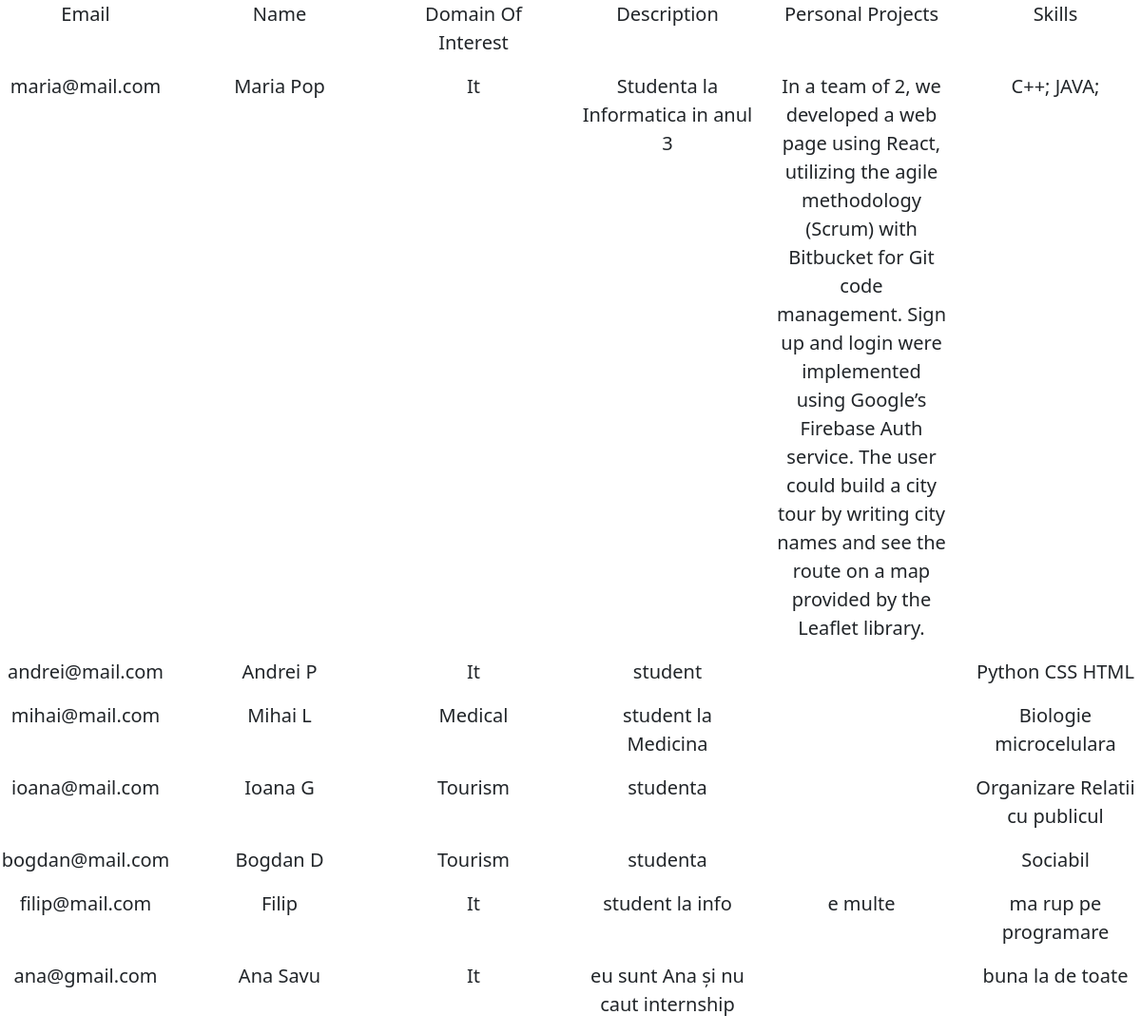
/students/, run on an earlier commit of the app's database.
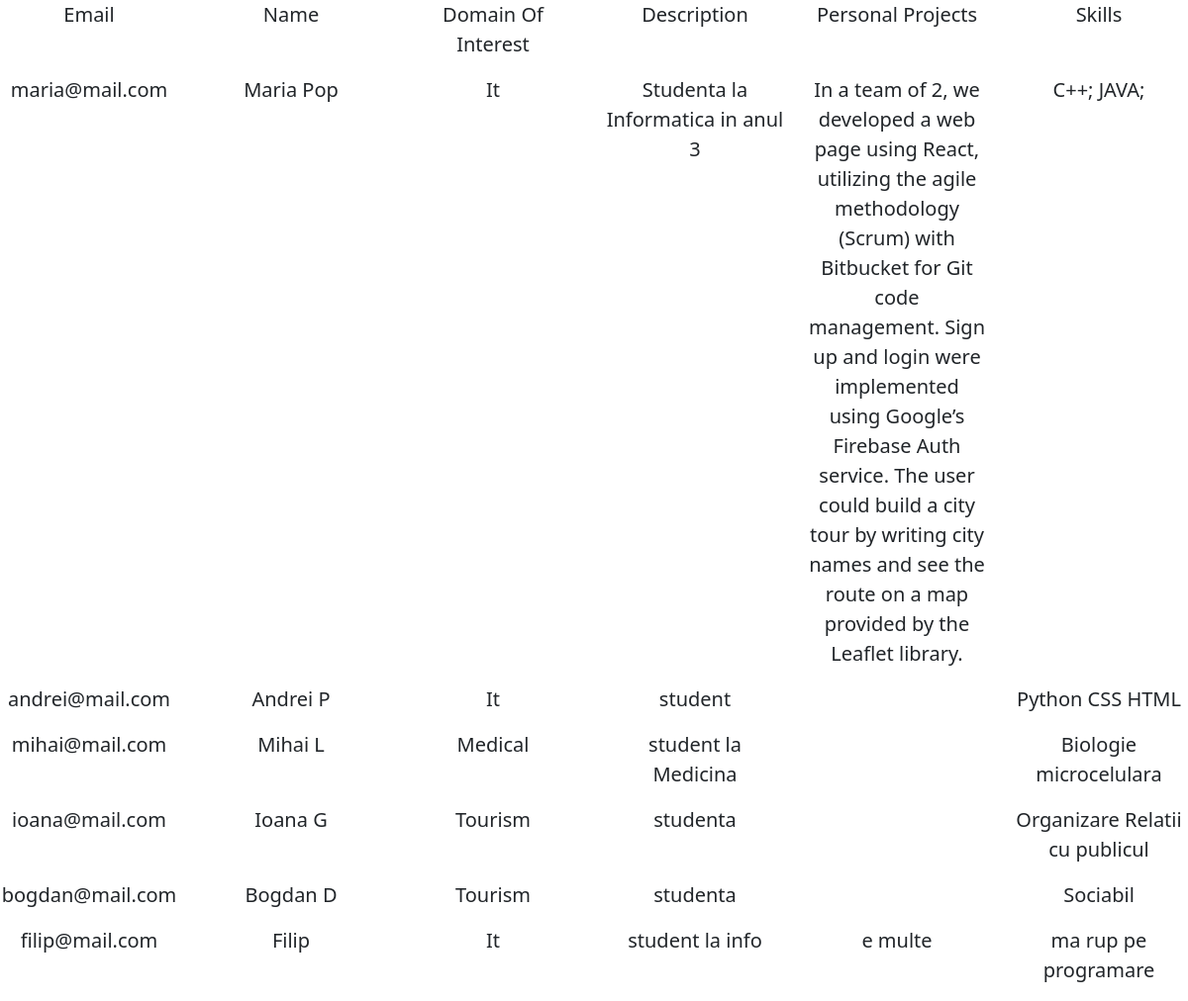
And on a later commit of the database.
### users/models.py (models this page shows, shortened)
class Student(models.Model):
    user = models.OneToOneField(settings.AUTH_USER_MODEL, on_delete=models.CASCADE, related_name='student')
    domain_of_interest = models.IntegerField(choices=DomainTypes.choices(), default=DomainTypes.IT)
    skills = models.TextField()
    personal_projects = models.TextField(null=True, blank=True)
    foreign_languages = models.TextField(null=True, blank=True)
    personal_links = models.TextField(null=True, blank=True)
    profile_photo = models.ImageField(null=True, blank=True, upload_to='media/students/photos')
    cv = models.FileField(null=True, blank=True, upload_to='media/students/cvs')
    def get_domain_type_label(self):
        return DomainTypes(self.domain_of_interest).name.title()

class User(AbstractBaseUser, PermissionsMixin):
    is_student = models.BooleanField(default=False)
    is_company = models.BooleanField(default=False)
    is_staff = models.BooleanField(default=False)
    email = models.EmailField(primary_key=True)
    password = models.CharField(max_length=200)
    name = models.CharField(max_length=50)
    description = models.TextField()
    phone = models.CharField(max_length=10)
    objects = UserManager()
    USERNAME_FIELD = 'email'
    REQUIRED_FIELDS = []

### users/views.py (the view)
# urls.py: path('students/', views.students_list_view),
def students_list_view(request, *args, **kwargs):
    students_list = Student.objects.all()
    context = {
        'students_list': students_list
    }
    return render(request, "users/students/students_list.html", context, status=200)

### templates/users/students/students_list.html
{% extends 'base.html' %}
{% block content %}
<div class="row text-center justify-content-start">
    <div class="col-2">
        <p class="text-capitalize lead">Email</p>
    </div>
    <div class="col-2">
        <p class="text-capitalize lead">Name</p>
    </div>
    <div class="col-2">
        <p class="text-capitalize lead">Domain of Interest</p>
    </div>
    <div class="col-2">
        <p class="text-capitalize lead">Description</p>
    </div>
    <div class="col-2">
        <p class="text-capitalize lead">Personal Projects</p>
    </div>
    <div class="col-2">
        <p class="text-capitalize lead">Skills</p>
    </div>
    {% for student in students_list %}
    <div class="col-2">
        <p class="text lead">{{ student.user.email }}</p>
    </div>
    <div class="col-2">
        <p class="text lead">{{ student.user.name }}</p>
    </div>
    <div class="col-2">
        <p class="text lead">{{ student.get_domain_type_label }}</p>
    </div>
    <div class="col-2">
        <p class="text lead">{{ student.user.description }}</p>
    </div>
    <div class="col-2">
        <p class="text lead">{{ student.personal_projects }}</p>
    </div>
    <div class="col-2">
        <p class="text lead">{{ student.skills }}</p>
    </div>
    {% endfor %}
</div>
{% endblock content %}

### templates/base.html (shortened to what this page needs)
<!doctype html>
<html lang="en" dir="ltr">
  <head>
    <link href="https://cdn.jsdelivr.net/npm/bootstrap@5.0.0-beta1/dist/css/bootstrap.min.css" rel="stylesheet">
  </head>
  <body>
    {% block content %}
    {% endblock content %}
  </body>
</html>

What changed in the data, as far as the page shows it:
removed Student: user.email "ana@gmail.com", user.name "Ana Savu", get_domain_type_label "It", user.description "eu sunt Ana și nu caut internship", skills "buna la de toate"
